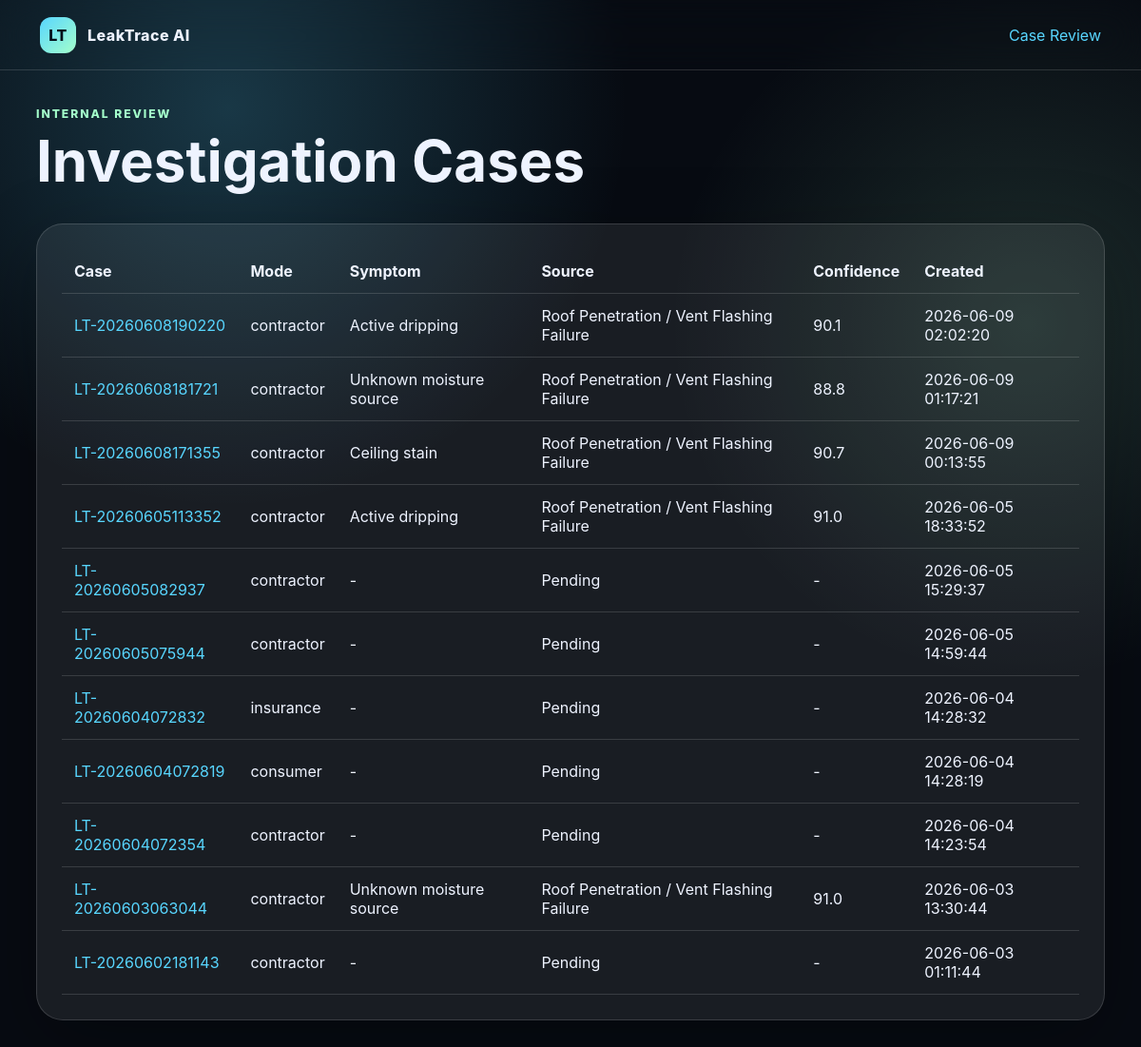
/admin/cases, run on an earlier commit of the app's database.
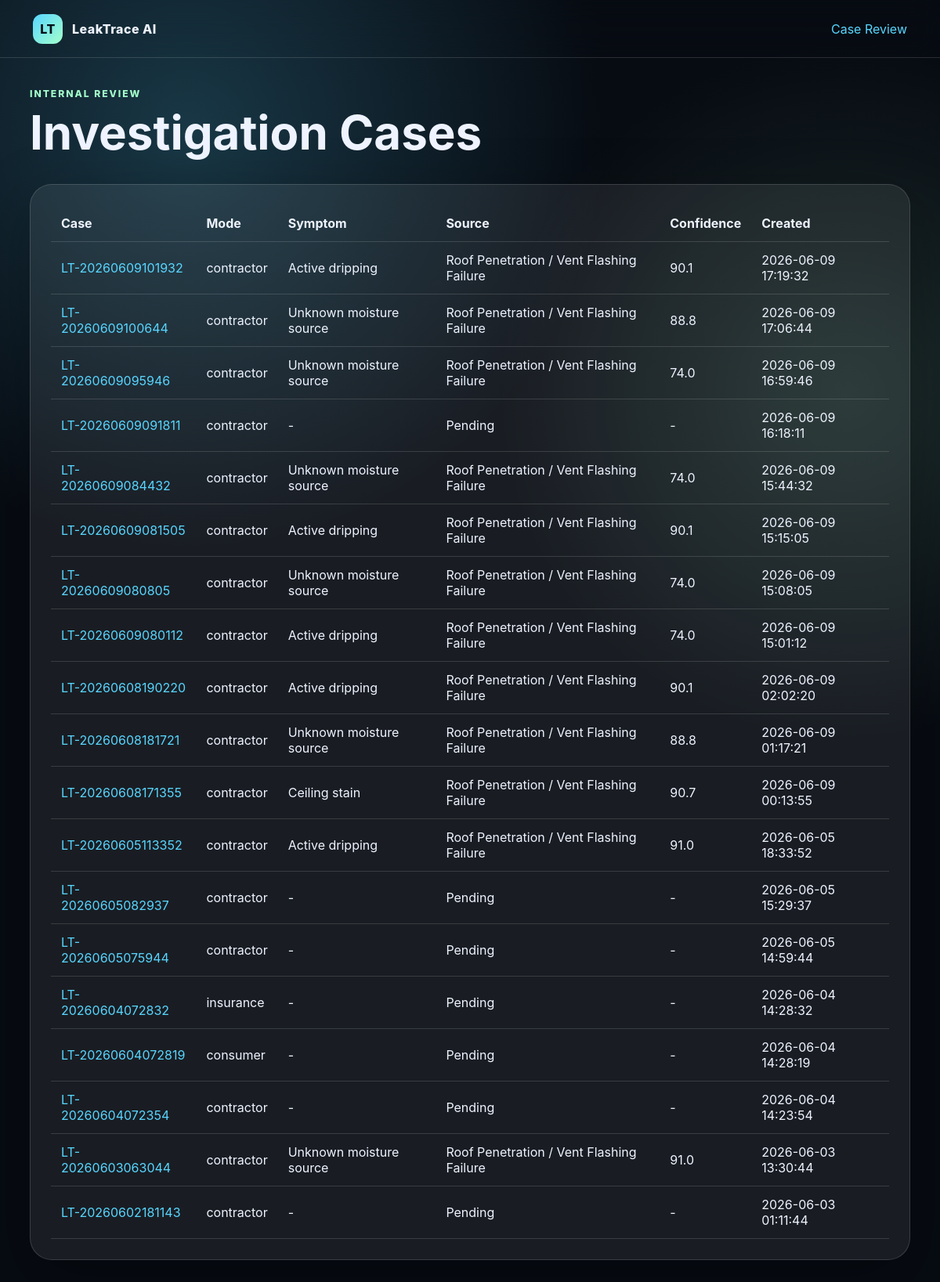
And on a later commit of the database.
### tables this page shows
CREATE TABLE investigations (
        id INTEGER PRIMARY KEY AUTOINCREMENT,
        case_number TEXT UNIQUE,
        mode TEXT NOT NULL,
        property_type TEXT,
        symptom_type TEXT,
        symptom_location TEXT,
        leak_timing TEXT,
        storm_context TEXT,
        roof_type TEXT,
        roof_age TEXT,
        known_features TEXT,
        description TEXT,
        ai_source TEXT,
        ai_cause TEXT,
        ai_confidence REAL,
        ai_secondary_source TEXT,
        ai_urgency TEXT,
        ai_summary TEXT,
        ai_confirmation_steps TEXT,
        ai_repair_recommendation TEXT,
        ai_cost_range TEXT,
        created_at TEXT DEFAULT CURRENT_TIMESTAMP
    , property_address TEXT, property_lat REAL, property_lon REAL, weather_summary TEXT, weather_rainfall TEXT, weather_wind TEXT, weather_conditions TEXT, interior_room TEXT, nearest_wall TEXT, distance_from_wall TEXT, distance_from_corner TEXT, floor_level TEXT, interior_lat REAL, interior_lon REAL, interior_accuracy REAL, interior_heading REAL, roof_lat REAL, roof_lon REAL, roof_accuracy REAL, roof_heading REAL, cal_front_left_lat REAL, cal_front_left_lon REAL, cal_front_left_accuracy REAL, cal_front_right_lat REAL, cal_front_right_lon REAL, cal_front_right_accuracy REAL, cal_ridge_lat REAL, cal_ridge_lon REAL, cal_ridge_accuracy REAL, ai_heatmap_json TEXT, ai_callouts_json TEXT);

### app.py (the view)
@app.route("/admin/cases")
def admin_cases():
    init_db()
    conn = get_db()
    cases = conn.execute(
        "SELECT * FROM investigations ORDER BY created_at DESC"
    ).fetchall()
    conn.close()
    return render_template("admin_cases.html", cases=cases)

### app.py (called while the page is built)
def get_db():
    conn = sqlite3.connect(DB_PATH)
    conn.row_factory = sqlite3.Row
    return conn

def ensure_column(conn, table, column, column_type):
    existing_cols = [
        row[1] for row in conn.execute(f"PRAGMA table_info({table})").fetchall()
    ]
    if column not in existing_cols:
        conn.execute(f"ALTER TABLE {table} ADD COLUMN {column} {column_type}")

### templates/admin_cases.html
{% extends "base.html" %}
{% block content %}
<section class="results-shell">
    <div class="case-header">
        <div>
            <div class="eyebrow">Internal Review</div>
            <h1>Investigation Cases</h1>
        </div>
    </div>
    <div class="panel">
        <table>
            <thead>
                <tr>
                    <th>Case</th>
                    <th>Mode</th>
                    <th>Symptom</th>
                    <th>Source</th>
                    <th>Confidence</th>
                    <th>Created</th>
                </tr>
            </thead>
            <tbody>
                {% for c in cases %}
                <tr>
                    <td><a href="{{ url_for('results', investigation_id=c.id) }}">{{ c.case_number }}</a></td>
                    <td>{{ c.mode }}</td>
                    <td>{{ c.symptom_type or "-" }}</td>
                    <td>{{ c.ai_source or "Pending" }}</td>
                    <td>{{ c.ai_confidence or "-" }}</td>
                    <td>{{ c.created_at }}</td>
                </tr>
                {% else %}
                <tr><td colspan="6">No cases yet.</td></tr>
                {% endfor %}
            </tbody>
        </table>
    </div>
</section>
{% endblock %}

### templates/base.html (shortened to what this page needs)
<!doctype html>
<html lang="en">
<head>
    <link rel="stylesheet" href="{{ url_for('static', filename='css/app.css') }}">
</head>
<body>
<header class="topbar">
    <a href="/" class="brand">
        <span class="brand-mark">LT</span>
        <span>LeakTrace AI</span>
    </a>
    <nav>
        <a href="/admin/cases">Case Review</a>
    </nav>
</header>
<main>
    {% block content %}{% endblock %}
</main>
</body>
</html>

### static/css/app.css (style rules this page uses)
:root { --bg: #070b12; --panel: rgba(255,255,255,.075); --panel-strong: rgba(255,255,255,.12); --text: #eef3ff; --muted: #9aa8bd; --line: rgba(255,255,255,.14); --accent: #58d6ff; --accent2: #a4ffcb; --danger: #ffb86b; }
* { box-sizing: border-box; }
body { margin: 0; font-family: Inter, ui-sans-serif, system-ui, -apple-system, BlinkMacSystemFont, "Segoe UI", sans-serif; background: radial-gradient(circle at 20% 10%, rgba(88,214,255,.22), transparent 30%), radial-gradient(circle at 90% 30%, rgba(164,255,203,.14), transparent 28%), var(--bg); color: var(--text); min-height: 100vh; }
a { color: var(--accent); text-decoration: none; }
.topbar { height: 74px; padding: 0 42px; display: flex; align-items: center; justify-content: space-between; border-bottom: 1px solid var(--line); backdrop-filter: blur(18px); }
.brand { color: var(--text); display: flex; align-items: center; gap: 12px; font-weight: 800; letter-spacing: .03em; }
.brand-mark { width: 38px; height: 38px; border-radius: 12px; display: grid; place-items: center; color: #031019; background: linear-gradient(135deg, var(--accent), var(--accent2)); }
main { padding: 38px; }
.eyebrow { color: var(--accent2); text-transform: uppercase; font-size: .76rem; letter-spacing: .16em; font-weight: 800; }
h1 { font-size: clamp(2.4rem, 5vw, 5.4rem); line-height: .94; margin: 14px 0; }
.hero-panel, .panel { border: 1px solid var(--line); background: var(--panel); border-radius: 28px; box-shadow: 0 24px 80px rgba(0,0,0,.28); }
.wizard-shell, .results-shell { max-width: 1180px; margin: 0 auto; }
.case-header { display: flex; justify-content: space-between; gap: 24px; margin-bottom: 24px; align-items: flex-start; }
.panel { padding: 26px; margin-bottom: 22px; }
table { width: 100%; border-collapse: collapse; }
th, td { text-align: left; border-bottom: 1px solid var(--line); padding: 13px; }

What changed in the data, as far as the page shows it:
added investigations: case_number "LT-20260609101932", mode "contractor", symptom_type "Active dripping", ai_source "Roof Penetration / Vent Flashing Failure", ai_confidence "90.1", created_at "2026-06-09 17:19:32"
added investigations: case_number "LT-20260609100644", mode "contractor", symptom_type "Unknown moisture source", ai_source "Roof Penetration / Vent Flashing Failure", ai_confidence "88.8", created_at "2026-06-09 17:06:44"
added investigations: case_number "LT-20260609095946", mode "contractor", symptom_type "Unknown moisture source", ai_source "Roof Penetration / Vent Flashing Failure", ai_confidence "74.0", created_at "2026-06-09 16:59:46"
added investigations: case_number "LT-20260609091811", mode "contractor", symptom_type "-", ai_source "Pending", ai_confidence "-", created_at "2026-06-09 16:18:11"
added investigations: case_number "LT-20260609084432", mode "contractor", symptom_type "Unknown moisture source", ai_source "Roof Penetration / Vent Flashing Failure", ai_confidence "74.0", created_at "2026-06-09 15:44:32"
added investigations: case_number "LT-20260609081505", mode "contractor", symptom_type "Active dripping", ai_source "Roof Penetration / Vent Flashing Failure", ai_confidence "90.1", created_at "2026-06-09 15:15:05"
added investigations: case_number "LT-20260609080805", mode "contractor", symptom_type "Unknown moisture source", ai_source "Roof Penetration / Vent Flashing Failure", ai_confidence "74.0", created_at "2026-06-09 15:08:05"
added investigations: case_number "LT-20260609080112", mode "contractor", symptom_type "Active dripping", ai_source "Roof Penetration / Vent Flashing Failure", ai_confidence "74.0", created_at "2026-06-09 15:01:12"
